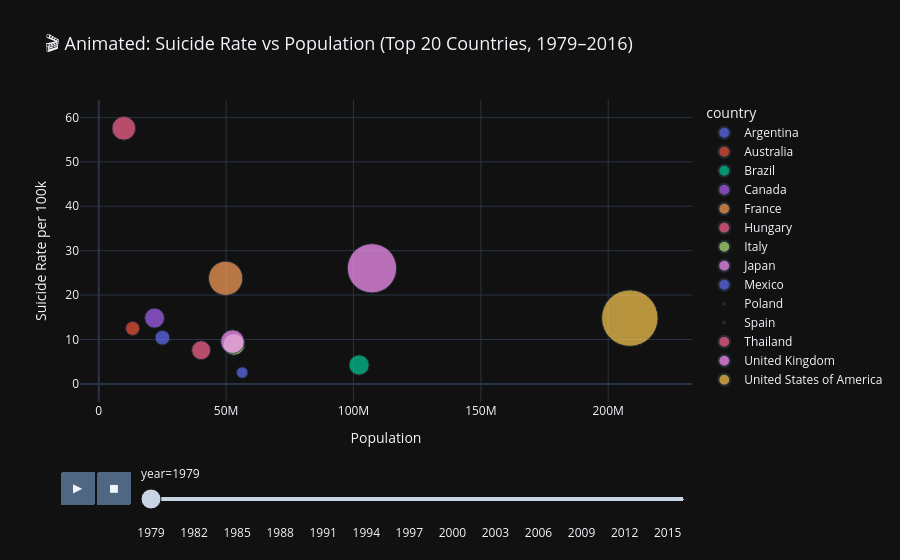

Source (notebook cell):
### Code cell
# ============================================================
# 3.9  INTERACTIVE ANIMATED: Suicides Over Time — Top 20 Countries
# ============================================================

top20 = (
    df1_clean.groupby('country')['suicides_no']
    .sum()
    .sort_values(ascending=False)
    .head(20)
    .index.tolist()
)

anim_data = (
    df1_clean[df1_clean['country'].isin(top20)]
    .groupby(['country', 'year'])
    .agg(suicides_no=('suicides_no', 'sum'),
         population=('population', 'sum'),
         suicide_rate=('suicide_rate_per_100k', 'mean'))
    .reset_index()
)

fig = px.scatter(
    anim_data,
    x='population', y='suicide_rate',
    size='suicides_no', color='country',
    animation_frame='year',
    animation_group='country',
    hover_name='country',
    size_max=60,
    title='🎬 Animated: Suicide Rate vs Population (Top 20 Countries, 1979–2016)',
    labels={'population': 'Population', 'suicide_rate': 'Suicide Rate per 100k'},
    template='plotly_dark'
)
fig.update_layout(title_font_size=18)
fig.show()

### Figure 1 — Plotly figure (JSON) as saved in the notebook; plotly's stock layout.template omitted (floating-point values rounded to 4 significant figures)
{"data": [{"hovertemplate": "<b>%{hovertext}</b><br><br>country=Argentina<br>year=1979<br>Population=%{x}<br>Suicide Rate per 100k=%{y}<br>suicides_no=%{marker.size}<extra></extra>", "hovertext": ["Argentina"], "ids": ["Argentina"], "legendgroup": "Argentina", "marker": {"color": "#636efa", "size": [1802], "sizemode": "area", "sizeref": 17.06, "symbol": "circle"}, "mode": "markers", "name": "Argentina", "orientation": "v", "showlegend": true, "type": "scatter", "x": [24986000], "xaxis": "x", "y": [10.39], "yaxis": "y"}, {"hovertemplate": "<b>%{hovertext}</b><br><br>country=Australia<br>year=1979<br>Population=%{x}<br>Suicide Rate per 100k=%{y}<br>suicides_no=%{marker.size}<extra></extra>", "hovertext": ["Australia"], "ids": ["Australia"], "legendgroup": "Australia", "marker": {"color": "#EF553B", "size": [1675], "sizemode": "area", "sizeref": 17.06, "symbol": "circle"}, "mode": "markers", "name": "Australia", "orientation": "v", "showlegend": true, "type": "scatter", "x": [13279400], "xaxis": "x", "y": [12.5], "yaxis": "y"}, {"hovertemplate": "<b>%{hovertext}</b><br><br>country=Brazil<br>year=1979<br>Population=%{x}<br>Suicide Rate per 100k=%{y}<br>suicides_no=%{marker.size}<extra></extra>", "hovertext": ["Brazil"], "ids": ["Brazil"], "legendgroup": "Brazil", "marker": {"color": "#00cc96", "size": [3459], "sizemode": "area", "sizeref": 17.06, "symbol": "circle"}, "mode": "markers", "name": "Brazil", "orientation": "v", "showlegend": true, "type": "scatter", "x": [102206100], "xaxis": "x", "y": [4.259], "yaxis": "y"}, {"hovertemplate": "<b>%{hovertext}</b><br><br>country=Canada<br>year=1979<br>Population=%{x}<br>Suicide Rate per 100k=%{y}<br>suicides_no=%{marker.size}<extra></extra>", "hovertext": ["Canada"], "ids": ["Canada"], "legendgroup": "Canada", "marker": {"color": "#ab63fa", "size": [3355], "sizemode": "area", "sizeref": 17.06, "symbol": "circle"}, "mode": "markers", "name": "Canada", "orientation": "v", "showlegend": true, "type": "scatter", "x": [21908000], "xaxis": "x", "y": [14.82], "yaxis": "y"}, {"hovertemplate": "<b>%{hovertext}</b><br><br>country=France<br>year=1979<br>Population=%{x}<br>Suicide Rate per 100k=%{y}<br>suicides_no=%{marker.size}<extra></extra>", "hovertext": ["France"], "ids": ["France"], "legendgroup": "France", "marker": {"color": "#FFA15A", "size": [9993], "sizemode": "area", "sizeref": 17.06, "symbol": "circle"}, "mode": "markers", "name": "France", "orientation": "v", "showlegend": true, "type": "scatter", "x": [49805300], "xaxis": "x", "y": [23.78], "yaxis": "y"}, {"hovertemplate": "<b>%{hovertext}</b><br><br>country=Hungary<br>year=1979<br>Population=%{x}<br>Suicide Rate per 100k=%{y}<br>suicides_no=%{marker.size}<extra></extra>", "hovertext": ["Hungary"], "ids": ["Hungary"], "legendgroup": "Hungary", "marker": {"color": "#FF6692", "size": [4767], "sizemode": "area", "sizeref": 17.06, "symbol": "circle"}, "mode": "markers", "name": "Hungary", "orientation": "v", "showlegend": true, "type": "scatter", "x": [9828100], "xaxis": "x", "y": [57.55], "yaxis": "y"}, {"hovertemplate": "<b>%{hovertext}</b><br><br>country=Italy<br>year=1979<br>Population=%{x}<br>Suicide Rate per 100k=%{y}<br>suicides_no=%{marker.size}<extra></extra>", "hovertext": ["Italy"], "ids": ["Italy"], "legendgroup": "Italy", "marker": {"color": "#B6E880", "size": [3970], "sizemode": "area", "sizeref": 17.06, "symbol": "circle"}, "mode": "markers", "name": "Italy", "orientation": "v", "showlegend": true, "type": "scatter", "x": [53067000], "xaxis": "x", "y": [8.884], "yaxis": "y"}, {"hovertemplate": "<b>%{hovertext}</b><br><br>country=Japan<br>year=1979<br>Population=%{x}<br>Suicide Rate per 100k=%{y}<br>suicides_no=%{marker.size}<extra></extra>", "hovertext": ["Japan"], "ids": ["Japan"], "legendgroup": "Japan", "marker": {"color": "#FF97FF", "size": [20711], "sizemode": "area", "sizeref": 17.06, "symbol": "circle"}, "mode": "markers", "name": "Japan", "orientation": "v", "showlegend": true, "type": "scatter", "x": [107268500], "xaxis": "x", "y": [26.03], "yaxis": "y"}, {"hovertemplate": "<b>%{hovertext}</b><br><br>country=Mexico<br>year=1979<br>Population=%{x}<br>Suicide Rate per 100k=%{y}<br>suicides_no=%{marker.size}<extra></extra>", "hovertext": ["Mexico"], "ids": ["Mexico"], "legendgroup": "Mexico", "marker": {"color": "#636efa", "size": [1092], "sizemode": "area", "sizeref": 17.06, "symbol": "circle"}, "mode": "markers", "name": "Mexico", "orientation": "v", "showlegend": true, "type": "scatter", "x": [56305934], "xaxis": "x", "y": [2.553], "yaxis": "y"}, {"hovertemplate": "<b>%{hovertext}</b><br><br>country=Poland<br>year=1979<br>Population=%{x}<br>Suicide Rate per 100k=%{y}<br>suicides_no=%{marker.size}<extra></extra>", "hovertext": ["Poland"], "ids": ["Poland"], "legendgroup": "Poland", "marker": {"color": "#EF553B", "size": [0], "sizemode": "area", "sizeref": 17.06, "symbol": "circle"}, "mode": "markers", "name": "Poland", "orientation": "v", "showlegend": true, "type": "scatter", "x": [32194100], "xaxis": "x", "y": [0.0], "yaxis": "y"}, {"hovertemplate": "<b>%{hovertext}</b><br><br>country=Spain<br>year=1979<br>Population=%{x}<br>Suicide Rate per 100k=%{y}<br>suicides_no=%{marker.size}<extra></extra>", "hovertext": ["Spain"], "ids": ["Spain"], "legendgroup": "Spain", "marker": {"color": "#FFA15A", "size": [0], "sizemode": "area", "sizeref": 17.06, "symbol": "circle"}, "mode": "markers", "name": "Spain", "orientation": "v", "showlegend": true, "type": "scatter", "x": [33869800], "xaxis": "x", "y": [0.0], "yaxis": "y"}, {"hovertemplate": "<b>%{hovertext}</b><br><br>country=Thailand<br>year=1979<br>Population=%{x}<br>Suicide Rate per 100k=%{y}<br>suicides_no=%{marker.size}<extra></extra>", "hovertext": ["Thailand"], "ids": ["Thailand"], "legendgroup": "Thailand", "marker": {"color": "#FF6692", "size": [3047], "sizemode": "area", "sizeref": 17.06, "symbol": "circle"}, "mode": "markers", "name": "Thailand", "orientation": "v", "showlegend": true, "type": "scatter", "x": [40192674], "xaxis": "x", "y": [7.581], "yaxis": "y"}, {"hovertemplate": "<b>%{hovertext}</b><br><br>country=United Kingdom<br>year=1979<br>Population=%{x}<br>Suicide Rate per 100k=%{y}<br>suicides_no=%{marker.size}<extra></extra>", "hovertext": ["United Kingdom"], "ids": ["United Kingdom"], "legendgroup": "United Kingdom", "marker": {"color": "#FF97FF", "size": [4765], "sizemode": "area", "sizeref": 17.06, "symbol": "circle"}, "mode": "markers", "name": "United Kingdom", "orientation": "v", "showlegend": true, "type": "scatter", "x": [52495800], "xaxis": "x", "y": [9.508], "yaxis": "y"}, {"hovertemplate": "<b>%{hovertext}</b><br><br>country=United States of America<br>year=1979<br>Population=%{x}<br>Suicide Rate per 100k=%{y}<br>suicides_no=%{marker.size}<extra></extra>", "hovertext": ["United States of America"], "ids": ["United States of America"], "legendgroup": "United States of America", "marker": {"color": "#FECB52", "size": [27189], "sizemode": "area", "sizeref": 17.06, "symbol": "circle"}, "mode": "markers", "name": "United States of America", "orientation": "v", "showlegend": true, "type": "scatter", "x": [208504000], "xaxis": "x", "y": [14.81], "yaxis": "y"}], "layout": {"legend": {"itemsizing": "constant", "title": {"text": "country"}, "tracegroupgap": 0}, "sliders": [{"active": 0, "currentvalue": {"prefix": "year="}, "len": 0.9, "pad": {"b": 10, "t": 60}, "steps": [{"args": [["1979"], {"frame": {"duration": 0, "redraw": false}, "fromcurrent": true, "mode": "immediate", "transition": {"duration": 0, "easing": "linear"}}], "label": "1979", "method": "animate"}, {"args": [["1980"], {"frame": {"duration": 0, "redraw": false}, "fromcurrent": true, "mode": "immediate", "transition": {"duration": 0, "easing": "linear"}}], "label": "1980", "method": "animate"}, {"args": [["1981"], {"frame": {"duration": 0, "redraw": false}, "fromcurrent": true, "mode": "immediate", "transition": {"duration": 0, "easing": "linear"}}], "label": "1981", "method": "animate"}, {"args": [["1982"], {"frame": {"duration": 0, "redraw": false}, "fromcurrent": true, "mode": "immediate", "transition": {"duration": 0, "easing": "linear"}}], "label": "1982", "method": "animate"}, {"args": [["1983"], {"frame": {"duration": 0, "redraw": false}, "fromcurrent": true, "mode": "immediate", "transition": {"duration": 0, "easing": "linear"}}], "label": "1983", "method": "animate"}, {"args": [["1984"], {"frame": {"duration": 0, "redraw": false}, "fromcurrent": true, "mode": "immediate", "transition": {"duration": 0, "easing": "linear"}}], "label": "1984", "method": "animate"}, {"args": [["1985"], {"frame": {"duration": 0, "redraw": false}, "fromcurrent": true, "mode": "immediate", "transition": {"duration": 0, "easing": "linear"}}], "label": "1985", "method": "animate"}, {"args": [["1986"], {"frame": {"duration": 0, "redraw": false}, "fromcurrent": true, "mode": "immediate", "transition": {"duration": 0, "easing": "linear"}}], "label": "1986", "method": "animate"}, {"args": [["1987"], {"frame": {"duration": 0, "redraw": false}, "fromcurrent": true, "mode": "immediate", "transition": {"duration": 0, "easing": "linear"}}], "label": "1987", "method": "animate"}, {"args": [["1988"], {"frame": {"duration": 0, "redraw": false}, "fromcurrent": true, "mode": "immediate", "transition": {"duration": 0, "easing": "linear"}}], "label": "1988", "method": "animate"}, {"args": [["1989"], {"frame": {"duration": 0, "redraw": false}, "fromcurrent": true, "mode": "immediate", "transition": {"duration": 0, "easing": "linear"}}], "label": "1989", "method": "animate"}, {"args": [["1990"], {"frame": {"duration": 0, "redraw": false}, "fromcurrent": true, "mode": "immediate", "transition": {"duration": 0, "easing": "linear"}}], "label": "1990", "method": "animate"}, {"args": [["1991"], {"frame": {"duration": 0, "redraw": false}, "fromcurrent": true, "mode": "immediate", "transition": {"duration": 0, "easing": "linear"}}], "label": "1991", "method": "animate"}, {"args": [["1992"], {"frame": {"duration": 0, "redraw": false}, "fromcurrent": true, "mode": "immediate", "transition": {"duration": 0, "easing": "linear"}}], "label": "1992", "method": "animate"}, {"args": [["1993"], {"frame": {"duration": 0, "redraw": false}, "fromcurrent": true, "mode": "immediate", "transition": {"duration": 0, "easing": "linear"}}], "label": "1993", "method": "animate"}, {"args": [["1994"], {"frame": {"duration": 0, "redraw": false}, "fromcurrent": true, "mode": "immediate", "transition": {"duration": 0, "easing": "linear"}}], "label": "1994", "method": "animate"}, {"args": [["1995"], {"frame": {"duration": 0, "redraw": false}, "fromcurrent": true, "mode": "immediate", "transition": {"duration": 0, "easing": "linear"}}], "label": "1995", "method": "animate"}, {"args": [["1996"], {"frame": {"duration": 0, "redraw": false}, "fromcurrent": true, "mode": "immediate", "transition": {"duration": 0, "easing": "linear"}}], "label": "1996", "method": "animate"}, {"args": [["1997"], {"frame": {"duration": 0, "redraw": false}, "fromcurrent": true, "mode": "immediate", "transition": {"duration": 0, "easing": "linear"}}], "label": "1997", "method": "animate"}, {"args": [["1998"], {"frame": {"duration": 0, "redraw": false}, "fromcurrent": true, "mode": "immediate", "transition": {"duration": 0, "easing": "linear"}}], "label": "1998", "method": "animate"}, {"args": [["1999"], {"frame": {"duration": 0, "redraw": false}, "fromcurrent": true, "mode": "immediate", "transition": {"duration": 0, "easing": "linear"}}], "label": "1999", "method": "animate"}, {"args": [["2000"], {"frame": {"duration": 0, "redraw": false}, "fromcurrent": true, "mode": "immediate", "transition": {"duration": 0, "easing": "linear"}}], "label": "2000", "method": "animate"}, {"args": [["2001"], {"frame": {"duration": 0, "redraw": false}, "fromcurrent": true, "mode": "immediate", "transition": {"duration": 0, "easing": "linear"}}], "label": "2001", "method": "animate"}, {"args": [["2002"], {"frame": {"duration": 0, "redraw": false}, "fromcurrent": true, "mode": "immediate", "transition": {"duration": 0, "easing": "linear"}}], "label": "2002", "method": "animate"}, {"args": [["2003"], {"frame": {"duration": 0, "redraw": false}, "fromcurrent": true, "mode": "immediate", "transition": {"duration": 0, "easing": "linear"}}], "label": "2003", "method": "animate"}, {"args": [["2004"], {"frame": {"duration": 0, "redraw": false}, "fromcurrent": true, "mode": "immediate", "transition": {"duration": 0, "easing": "linear"}}], "label": "2004", "method": "animate"}, {"args": [["2005"], {"frame": {"duration": 0, "redraw": false}, "fromcurrent": true, "mode": "immediate", "transition": {"duration": 0, "easing": "linear"}}], "label": "2005", "method": "animate"}, {"args": [["2006"], {"frame": {"duration": 0, "redraw": false}, "fromcurrent": true, "mode": "immediate", "transition": {"duration": 0, "easing": "linear"}}], "label": "2006", "method": "animate"}, {"args": [["2007"], {"frame": {"duration": 0, "redraw": false}, "fromcurrent": true, "mode": "immediate", "transition": {"duration": 0, "easing": "linear"}}], "label": "2007", "method": "animate"}, {"args": [["2008"], {"frame": {"duration": 0, "redraw": false}, "fromcurrent": true, "mode": "immediate", "transition": {"duration": 0, "easing": "linear"}}], "label": "2008", "method": "animate"}, {"args": [["2009"], {"frame": {"duration": 0, "redraw": false}, "fromcurrent": true, "mode": "immediate", "transition": {"duration": 0, "easing": "linear"}}], "label": "2009", "method": "animate"}, {"args": [["2010"], {"frame": {"duration": 0, "redraw": false}, "fromcurrent": true, "mode": "immediate", "transition": {"duration": 0, "easing": "linear"}}], "label": "2010", "method": "animate"}, {"args": [["2011"], {"frame": {"duration": 0, "redraw": false}, "fromcurrent": true, "mode": "immediate", "transition": {"duration": 0, "easing": "linear"}}], "label": "2011", "method": "animate"}, {"args": [["2012"], {"frame": {"duration": 0, "redraw": false}, "fromcurrent": true, "mode": "immediate", "transition": {"duration": 0, "easing": "linear"}}], "label": "2012", "method": "animate"}, {"args": [["2013"], {"frame": {"duration": 0, "redraw": false}, "fromcurrent": true, "mode": "immediate", "transition": {"duration": 0, "easing": "linear"}}], "label": "2013", "method": "animate"}, {"args": [["2014"], {"frame": {"duration": 0, "redraw": false}, "fromcurrent": true, "mode": "immediate", "transition": {"duration": 0, "easing": "linear"}}], "label": "2014", "method": "animate"}, {"args": [["2015"], {"frame": {"duration": 0, "redraw": false}, "fromcurrent": true, "mode": "immediate", "transition": {"duration": 0, "easing": "linear"}}], "label": "2015", "method": "animate"}, {"args": [["2016"], {"frame": {"duration": 0, "redraw": false}, "fromcurrent": true, "mode": "immediate", "transition": {"duration": 0, "easing": "linear"}}], "label": "2016", "method": "animate"}], "x": 0.1, "xanchor": "left", "y": 0, "yanchor": "top"}], "title": {"font": {"size": 18}, "text": "🎬 Animated: Suicide Rate vs Population (Top 20 Countries, 1979–2016)"}, "updatemenus": [{"buttons": [{"args": [null, {"frame": {"duration": 500, "redraw": false}, "fromcurrent": true, "mode": "immediate", "transition": {"duration": 500, "easing": "linear"}}], "label": "&#9654;", "method": "animate"}, {"args": [[null], {"frame": {"duration": 0, "redraw": false}, "fromcurrent": true, "mode": "immediate", "transition": {"duration": 0, "easing": "linear"}}], "label": "&#9724;", "method": "animate"}], "direction": "left", "pad": {"r": 10, "t": 70}, "showactive": false, "type": "buttons", "x": 0.1, "xanchor": "right", "y": 0, "yanchor": "top"}], "xaxis": {"anchor": "y", "domain": [0, 1], "title": {"text": "Population"}}, "yaxis": {"anchor": "x", "domain": [0, 1], "title": {"text": "Suicide Rate per 100k"}}}}
